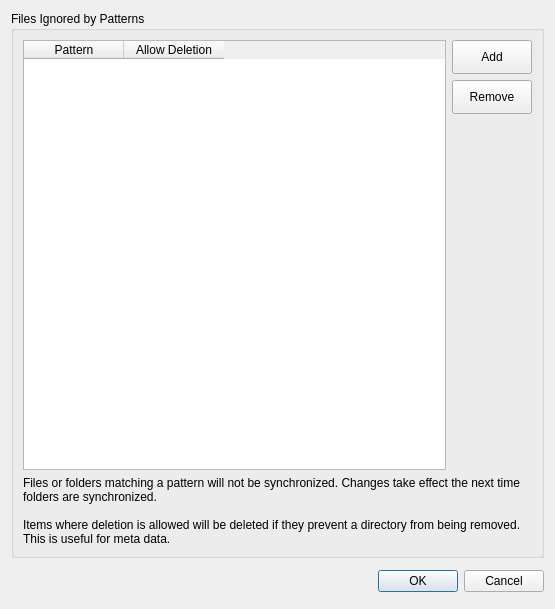
<?xml version="1.0" encoding="UTF-8"?>
<ui version="4.0">
 <class>APP::IgnoreListEditor</class>
 <widget class="QDialog" name="APP::IgnoreListEditor">
  <property name="geometry">
   <rect>
    <x>0</x>
    <y>0</y>
    <width>555</width>
    <height>609</height>
   </rect>
  </property>
  <property name="windowTitle">
   <string>Ignored Files Editor</string>
  </property>
  <layout class="QVBoxLayout" name="verticalLayout_2">
   <item>
    <widget class="QGroupBox" name="groupBox_2">
     <property name="title">
      <string>Files Ignored by Patterns</string>
     </property>
     <layout class="QVBoxLayout" name="verticalLayout_3">
      <item>
       <layout class="QHBoxLayout" name="horizontalLayout_2">
        <item>
         <widget class="QTableWidget" name="tableWidget">
          <property name="enabled">
           <bool>true</bool>
          </property>
          <property name="selectionMode">
           <enum>QAbstractItemView::SelectionMode::SingleSelection</enum>
          </property>
          <property name="selectionBehavior">
           <enum>QAbstractItemView::SelectionBehavior::SelectRows</enum>
          </property>
          <property name="columnCount">
           <number>2</number>
          </property>
          <column>
           <property name="text">
            <string>Pattern</string>
           </property>
          </column>
          <column>
           <property name="text">
            <string>Allow Deletion</string>
           </property>
          </column>
         </widget>
        </item>
        <item>
         <layout class="QVBoxLayout" name="verticalLayout">
          <item>
           <widget class="QPushButton" name="addPushButton">
            <property name="enabled">
             <bool>true</bool>
            </property>
            <property name="minimumSize">
             <size>
              <width>0</width>
              <height>34</height>
             </size>
            </property>
            <property name="cursor">
             <cursorShape>PointingHandCursor</cursorShape>
            </property>
            <property name="text">
             <string>Add</string>
            </property>
           </widget>
          </item>
          <item>
           <widget class="QPushButton" name="removePushButton">
            <property name="enabled">
             <bool>true</bool>
            </property>
            <property name="minimumSize">
             <size>
              <width>0</width>
              <height>34</height>
             </size>
            </property>
            <property name="cursor">
             <cursorShape>PointingHandCursor</cursorShape>
            </property>
            <property name="text">
             <string>Remove</string>
            </property>
           </widget>
          </item>
          <item>
           <spacer name="verticalSpacer">
            <property name="enabled">
             <bool>true</bool>
            </property>
            <property name="orientation">
             <enum>Qt::Orientation::Vertical</enum>
            </property>
            <property name="sizeHint" stdset="0">
             <size>
              <width>20</width>
              <height>213</height>
             </size>
            </property>
           </spacer>
          </item>
         </layout>
        </item>
       </layout>
      </item>
      <item>
       <widget class="QLabel" name="descriptionLabel">
        <property name="enabled">
         <bool>true</bool>
        </property>
        <property name="sizePolicy">
         <sizepolicy hsizetype="Preferred" vsizetype="Fixed">
          <horstretch>0</horstretch>
          <verstretch>0</verstretch>
         </sizepolicy>
        </property>
        <property name="text">
         <string>Files or folders matching a pattern will not be synchronized. Changes take effect the next time folders are synchronized.

Items where deletion is allowed will be deleted if they prevent a directory from being removed. This is useful for meta data.</string>
        </property>
        <property name="textFormat">
         <enum>Qt::TextFormat::PlainText</enum>
        </property>
        <property name="wordWrap">
         <bool>true</bool>
        </property>
       </widget>
      </item>
     </layout>
    </widget>
   </item>
   <item>
    <widget class="QDialogButtonBox" name="buttonBox">
     <property name="minimumSize">
      <size>
       <width>0</width>
       <height>34</height>
      </size>
     </property>
     <property name="standardButtons">
      <set>QDialogButtonBox::StandardButton::Cancel|QDialogButtonBox::StandardButton::Ok</set>
     </property>
    </widget>
   </item>
  </layout>
 </widget>
 <resources/>
 <connections>
  <connection>
   <sender>buttonBox</sender>
   <signal>accepted()</signal>
   <receiver>APP::IgnoreListEditor</receiver>
   <slot>accept()</slot>
   <hints>
    <hint type="sourcelabel">
     <x>348</x>
     <y>333</y>
    </hint>
    <hint type="destinationlabel">
     <x>361</x>
     <y>355</y>
    </hint>
   </hints>
  </connection>
  <connection>
   <sender>buttonBox</sender>
   <signal>rejected()</signal>
   <receiver>APP::IgnoreListEditor</receiver>
   <slot>reject()</slot>
   <hints>
    <hint type="sourcelabel">
     <x>210</x>
     <y>333</y>
    </hint>
    <hint type="destinationlabel">
     <x>385</x>
     <y>297</y>
    </hint>
   </hints>
  </connection>
 </connections>
</ui>
